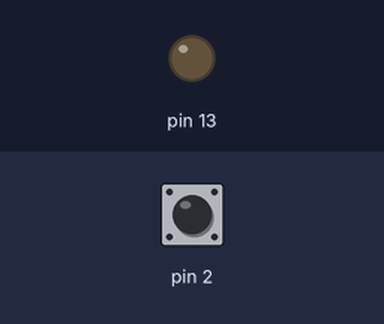
A sketch run on a simulated Arduino Uno, built with avr-gcc and run on an emulated ATmega328P. On the bench: output pins drawn as LEDs (lit = HIGH). The test bench sets the inputs (shaded band); at power-on: pin 2 HIGH.

Above: at 1.2 s.
1.3 s: pin 2 pulled LOW for 0.15 s
At 2.2 s:
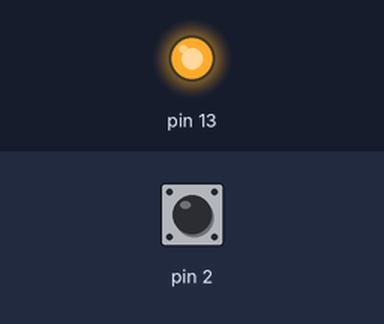
3.0 s: pin 2 pulled LOW for 1 s
At 3.7 s:
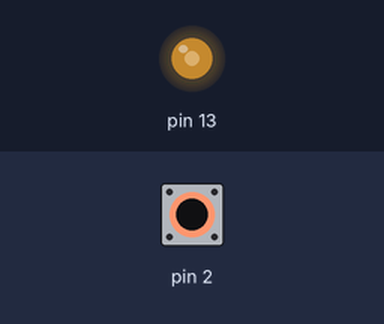
5.5 s: pin 2 pulled LOW for 3.2 s
At 9.2 s:
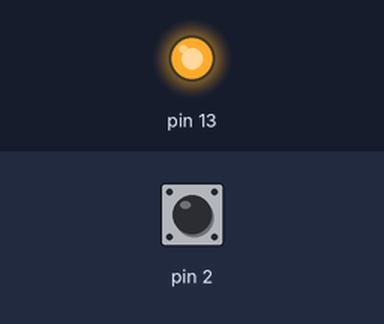
Timing chart, 0 to 10.7 s (numbered marks = the images above; inputs shaded):
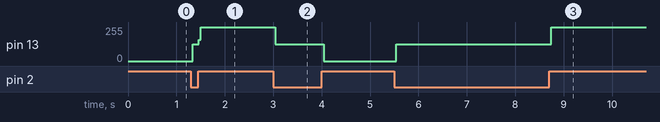

Measured:
- after the input at 1.3 s, pin 13: 0/255 → 127/255 at once, → 255/255 0.12 s later
- after the input at 3.0 s, pin 13: 255/255 → 127/255 at once, → 0/255 1.0 s later
- after the input at 5.5 s, pin 13: 0/255 → 127/255 at once, → 255/255 3.2 s later

The sketch:

button-2.ino
```cpp
int i = 0;

void setup() {

  pinMode(13, OUTPUT);
  pinMode(2, INPUT_PULLUP);
}


void loop() {
  if( digitalRead(2)==LOW ) {
    if( i%2 == 0) {
      turnOn();
    } else {
      turnOff();
    }
    i++;
  }
}

void turnOn() {
  digitalWrite(13,HIGH);
//  delay(100);
//  digitalWrite(13,LOW);
//  delay(100);
}

void turnOff() {
  digitalWrite(13,LOW);
}
```
